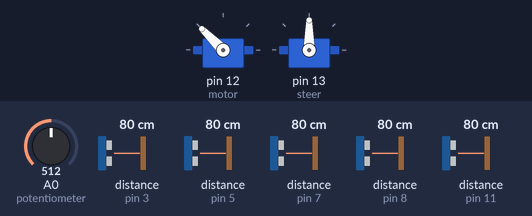
This sketch was run on a simulated Arduino Uno, built with avr-gcc and run on an emulated ATmega328P. On the bench: 2 × servo. Wiring (inferred from the names in the program): 5 × ultrasonic range finder: trigger pin 2, echo pin 3 / trigger pin 4, echo pin 5 / trigger pin 6, echo pin 7 / trigger pin 9, echo pin 8 / trigger pin 10, echo pin 11. Inputs (shaded band) come from the test bench; at power-on: distance to the obstacle (sensors on pin 3, pin 7, pin 5, pin 8, pin 11) 80 cm, A0 (potentiometer) = 512. The echo pulse lasts 58.3 µs per cm.

Above: at 1.7 s.
1.8 s: distance to the obstacle (sensor on pin 3) set to 12 cm
3.3 s: distance to the obstacle (sensor on pin 3) set to 9 cm
At 3.8 s:
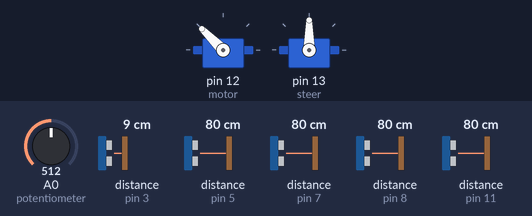
6.3 s: distance to the obstacle (sensor on pin 7) set to 8 cm
At 6.66 s:
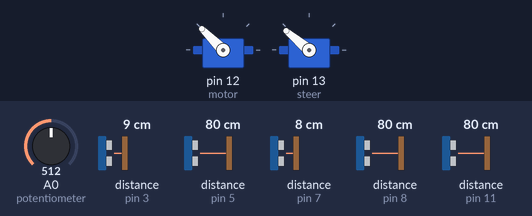
9.3 s: distance to the obstacle (sensor on pin 7) set to 5 cm
At 9.9 s:
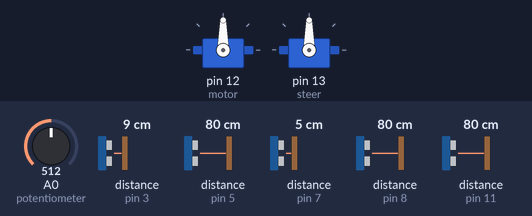
At 11.2 s:
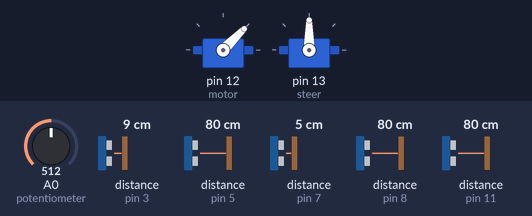
12.3 s: distance to the obstacle (sensor on pin 5) set to 2 cm
15.3 s: A0 (potentiometer) set to 716
Timing chart, 0 to 19.3 s (numbered marks = the images above; inputs shaded):
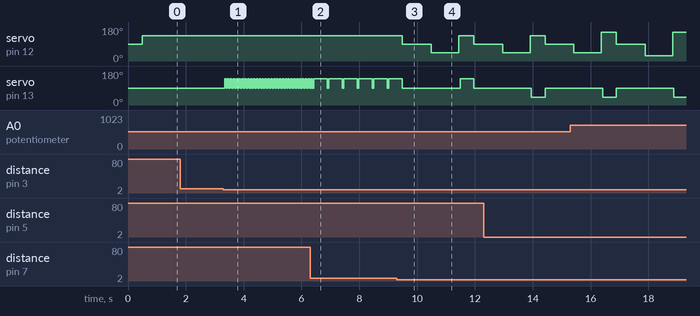

Measured:
- the behaviour switches between 11 and 10 cm on distance to the obstacle (sensor on pin 3) (found by bisection; images 0 and 1)
- the behaviour switches between 7 and 6 cm on distance to the obstacle (sensor on pin 7) (found by bisection; images 2 and 3)
- after the input at 1.8 s, every drawn part: stays the same
- after the input at 3.3 s, servo on pin 13 (steer): alternates 140° for 0.05 s and 90° for 0.05 s, starting at once
- after the input at 9.3 s, servo on pin 12 (motor): 135° → 90° after 0.19 s, → 45° 1.0 s later, → 135° 0.95 s later, → 90° 0.52 s later

The sketch:

sketch_nov01a.ino
```cpp
/*  Autonomous RC Car
 *  Code written by: Kyle Naumann - last edited 15 May 2018
 *
 *  A few things about this code:
 *  - You may notice that there are if/else statements stacked within each other. I did this to "double check" readings and prevent random turns due to odd readings.
 *  - I did my best to organize the variables below. The steering servo positions and sonar thresholds can be changed. The thresholds are in centimeters.
 *  - Pseudocode has been incldued to explain what some of the code does.
 *  - I have disabled debugging. This can be re-enabled by going to Edit > Find > Search for "//Serial" and replace with "Serial". Be sure to un-check "Ignore Case"
 *
 *  Feel free to modify any parts of this program.
 */

#include <Servo.h>

const int echo = 7;     //Pins for readFront() - Sonar on front
const int trig = 6;
const int echo2 = 5;    //Pins for readLeft() - Left side
const int trig2 = 4;
const int echo3 = 3;    //Pins for readRight() - Right side
const int trig3 = 2;
const int echo4 = 11;   //Pins for readFrontLeft() - Front left side
const int trig4 = 10;
const int echo5 = 8;    //Pins for readFrontRight() - Front right side
const int trig5 = 9;

int distance;          //Necessary vars for sonar readings, setting speeds, etc.
int distance2;
int distance3;
int distance4;
int distance5;

Servo motor;            //Create ESC drive motor 'motor' and steering servo 'steer'
Servo steer;

int speedRead;          //Vars necessary to control the speed of the motor via the ESC.
int speedRemap;
int forwardSpeed;
int reverseSpeed;
int speedCenter = 1500;

const int neutral = 90;           //Steering servo positions for straight, left turns, and right turns. These can be changed and are set in degrees.
const int steerRight = 40;
const int steerLeft = 140;

const int frontThreshold = 66;    //Thresholds for the different 'types' of sonar sensors -- front, front side, and side. These can be changed and are set in centimeters.
const int frontSideThreshold = 45;
const int sideThreshold = 10;


void setup() {
  //Serial.begin(9600);             //Begins //Serial Monitor for debugging
  pinMode(echo, INPUT);           //Configuring pins for sonar modules
  pinMode(trig, OUTPUT);
  pinMode(echo2, INPUT);
  pinMode(trig2, OUTPUT);
  pinMode(echo3, INPUT);
  pinMode(trig3, OUTPUT);
  pinMode(echo4, INPUT);
  pinMode(trig4, OUTPUT);
  pinMode(echo5, INPUT);
  pinMode(trig5, OUTPUT);
  motor.attach(12, 1000, 2000);           //Attaches motor to pin 12
  steer.attach(13);                       //Attaches steering servo to pin 13
  //Serial.println("MOTOR ATTACHED");       //Prints a message for debug
  delay(500);
  motor.writeMicroseconds(forwardSpeed);  //Starts the car moving forward
}

void readFront(unsigned long duration) {        //Function called to read in front of car
  digitalWrite(trig, LOW);
  delayMicroseconds(3);
  digitalWrite(trig, HIGH);
  delayMicroseconds(10);
  digitalWrite(trig, LOW);
  duration = pulseIn(echo, HIGH, 100000);
  distance = (duration / 2) / 29.1;
  return (distance);
}

void readLeft(unsigned long leftDuration) {    //Function called to read left side of car
  digitalWrite(trig2, LOW);
  delayMicroseconds(3);
  digitalWrite(trig2, HIGH);
  delayMicroseconds(10);
  digitalWrite(trig2, LOW);
  leftDuration = pulseIn(echo2, HIGH, 40000);
  distance2 = (leftDuration / 2) / 29.1;
  return (distance2);
}

void readRight(unsigned long rightDuration) {   //Function called to read right side of car
  digitalWrite(trig3, LOW);
  delayMicroseconds(3);
  digitalWrite(trig3, HIGH);
  delayMicroseconds(10);
  digitalWrite(trig3, LOW);
  rightDuration = pulseIn(echo3, HIGH, 40000);
  distance3 = (rightDuration / 2) / 29.1;
  return (distance3);
}

void readFrontLeft(unsigned long frontLeftDuration) {    //Function called to read front left of car
  digitalWrite(trig4, LOW);
  delayMicroseconds(3);
  digitalWrite(trig4, HIGH);
  delayMicroseconds(10);
  digitalWrite(trig4, LOW);
  frontLeftDuration = pulseIn(echo4, HIGH, 87500);
  distance4 = (frontLeftDuration / 2) / 29.1;
  return (distance4);
}

void readFrontRight(unsigned long frontRightDuration) { //Function called to read front right of car
  digitalWrite(trig5, LOW);
  delayMicroseconds(3);
  digitalWrite(trig5, HIGH);
  delayMicroseconds(10);
  digitalWrite(trig5, LOW);
  frontRightDuration = pulseIn(echo5, HIGH, 87500);
  distance5 = (frontRightDuration / 2) / 29.1;
  return (distance5);
}

void rightTurn() {              //Function called to execute a short, right turn to get away from a wall
  steer.write(steerRight);  //40 deg
  motor.writeMicroseconds(forwardSpeed); // dynamic speed (in loop)
  delay(50);
  steer.write(neutral);
  //Serial.println("RIGHT TURN");
}

void leftTurn() {               //Function called to execute a short, left turn to get away from a wall
  steer.write(steerLeft);
  motor.writeMicroseconds(forwardSpeed);
  delay(50);
  steer.write(neutral);
  //Serial.println("LEFT TURN");
}

void longLeftTurn() {           //Function called to execute a long, left turn when a wall is detected by the front sensor. Should be approximately 90 degrees.
  steer.write(steerLeft);
  motor.writeMicroseconds(forwardSpeed);
  delay(475);
  steer.write(neutral);
  //Serial.println("LONG LEFT");
}

void longRightTurn() {          //Function called to execute a long, right turn when a wall is detected by the front sensor. Should be approximately 90 degrees.
  steer.write(steerRight);
  motor.writeMicroseconds(forwardSpeed);
  delay(475);
  steer.write(neutral);
  //Serial.println("LONG RIGHT");
}

void frontLeftTurn() {          //Function called to execute a 45 degree right turn when the front left sensor is triggered.
  steer.write(steerLeft);
  motor.writeMicroseconds(forwardSpeed);
  delay(90);
  steer.write(neutral);
  //Serial.println("FRONT LEFT TURN");
}

void frontRightTurn() {         //Function called to execute a 45 degree right turn when the front left sensor is triggered.
  steer.write(steerRight);
  motor.writeMicroseconds(forwardSpeed);
  delay(90);
  steer.write(neutral);
  //Serial.println("FRONT RIGHT TURN");
}

void readSidesAndFront() {      //Function called to determine if any short or 45 degree turns are needed. I made this a separate function since this is called three times in the loop, and the code
  readFrontLeft(0);             //became unnecessarily long. It reads all of the sensors except the front sensor and determines whether or not any minor corrections are necessary.
  //Serial.print("Front Left: ");
  //Serial.println(distance4);
  delay(3);
  readFrontRight(0);
  //Serial.print("Front Right: ");
  //Serial.println(distance5);
  delay(3);
  readLeft(0);
  //Serial.print("Left: ");
  //Serial.println(distance2);
  delay(3);
  readRight(0);
  //Serial.print("Right: ");
  //Serial.println(distance3);
  if (distance3 < sideThreshold && distance3 != 0) {
    readLeft(0);
    //Serial.print("Left: ");
    //Serial.println(distance2);
    if (distance3 < sideThreshold && distance3 != 0) {
      readLeft(0);
      //Serial.print("Left: ");
      //Serial.println(distance2);
      if (distance3 < sideThreshold && distance3 != 0) {
        leftTurn();
      }
      else {
        motor.writeMicroseconds(forwardSpeed);
        steer.write(neutral);
      }
    }
    else {
      motor.writeMicroseconds(forwardSpeed);
      steer.write(neutral);
    }
  }
  else if (distance2 < sideThreshold && distance2 != 0) {
    readRight(0);
    //Serial.print("Right: ");
    //Serial.println(distance3);
    if (distance2 < sideThreshold && distance2 != 0) {
      readRight(0);
      //Serial.print("Right: ");
      //Serial.println(distance3);
      if (distance2 < sideThreshold && distance2 != 0) {
        rightTurn();
      }
      else {
        motor.writeMicroseconds(forwardSpeed);
        steer.write(neutral);
      }
    }
    else {
      motor.writeMicroseconds(forwardSpeed);
      steer.write(neutral);
    }
  }
  else if (distance5 <= 4 && distance5 != 0) {
    steer.write(steerRight);
    motor.writeMicroseconds(speedCenter);
    delay(1000);
    motor.writeMicroseconds(reverseSpeed);
    //Serial.println("Reversing");
    delay(950);
    motor.writeMicroseconds(speedCenter);
    steer.write(neutral);
  }
  else if (distance5 < frontSideThreshold && distance5 != 0) {
    readFrontRight(0);
    //Serial.print("Front Right: ");
    //Serial.println(distance5);
    if (distance5 < frontSideThreshold && distance5 != 0) {
      readFrontRight(0);
      //Serial.print("Front Right: ");
      //Serial.println(distance5);
      if (distance5 < frontSideThreshold && distance5 != 0) {
        frontLeftTurn();
      }
      else {
        motor.writeMicroseconds(forwardSpeed);
        steer.write(neutral);
      }
    }
    else {
      motor.writeMicroseconds(forwardSpeed);
      steer.write(neutral);
    }
  }
  else if (distance4 < 4 && distance4 != 0) {
    steer.write(steerLeft);
    motor.writeMicroseconds(speedCenter);
    delay(1000);
    motor.writeMicroseconds(reverseSpeed);
    //Serial.println("Reversing");
    delay(950);
    motor.writeMicroseconds(speedCenter);
    steer.write(neutral);
  }
  else if (distance4 < frontSideThreshold && distance4 != 0) {
    readFrontLeft(0);
    //Serial.print("Front Left: ");
    //Serial.println(distance4);
    if (distance4 < frontSideThreshold && distance4 != 0) {
      readFrontLeft(0);
      //Serial.print("Front Left: ");
      //Serial.println(distance4);
      if (distance4 < frontSideThreshold && distance4 != 0) {
        frontRightTurn();
      }
      else {
        motor.writeMicroseconds(forwardSpeed);
        steer.write(neutral);
      }
    }
    else {
      motor.writeMicroseconds(forwardSpeed);
      steer.write(neutral);
    }
  }
}
void loop() {
  speedRead = analogRead(A0);                   //Reads the potentiometer, remaps the values, and creates a forward and reverse speed that are both controlled by the potentiometer. This was
  speedRemap = map(speedRead, 0, 1023, 0, 500); //implemented to accommodate the car battery discharging, since you can write a higher signal to a lower power battery to get the same speed
  forwardSpeed = speedCenter + speedRemap;      //as a lower signal with a higher power battery.
  reverseSpeed = speedCenter - speedRemap;
  //Serial.print("Forward Speed: ");
  //Serial.println(forwardSpeed);
  //Serial.print("Reverse Speed: ");
  //Serial.println(reverseSpeed);
  steer.write(neutral);
  motor.writeMicroseconds(forwardSpeed);
  digitalWrite(trig, LOW);
  digitalWrite(trig2, LOW);
  digitalWrite(trig3, LOW);
  digitalWrite(trig4, LOW);
  digitalWrite(trig5, LOW);
  readFront(0);
  //Serial.print("Forward Reading: ");    //Here is an example of the stacked if/else statements I mentioned before. I had issues with the car randomly turning even when no object was present.
  //Serial.println(distance);             //This was due to noise in the sonar readings. Here, the four if statements within each other essentially quadruple check to make sure that an obstacle
  delay(8);                             //is present before turning. This has a negligible impact on reading performance, and I used a similar structure for the readSidesAndFront() function above.
  if (distance < frontThreshold && distance != 0) {
    readFront(0);
    //Serial.print("Forward Reading: ");
    //Serial.println(distance);
    delay(8);
    if (distance < frontThreshold && distance != 0) {
      readFront(0);
      //Serial.print("Forward Reading: ");
      //Serial.println(distance);
      delay(8);
      if (distance < frontThreshold && distance != 0) {
        readFront(0);
        //Serial.print("Forward Reading: ");
        //Serial.println(distance);
        delay(8);
        if (distance > frontThreshold || distance == 0) {
          motor.writeMicroseconds(forwardSpeed);
          steer.write(neutral);
        }
        else {            //Here is the code for the passage of the quadruple check, indicating an obstacle. Below, the car reads the two sides and decides which one has more room. If one sensor
          readRight(0);   //returns an error (0), the car turns in that direction due to errors being returned for wide open spaces.
          readLeft(0);
          if (distance2 > distance3 && distance2 != 0) {
            longLeftTurn();
          }
          else if (distance3 > distance2 && distance3 != 0) {
            longRightTurn();
          }
          else if (distance2 == 0) {
            longLeftTurn();
          }
          else if (distance3 == 0) {
            longRightTurn();
          }
          readFront(0);                         //Code for backing up. If the front sonar is too close to the wall (less than 5cm), the car will pause, then back up and carry on with normal function.
          if (distance <= 5 && distance != 0) {
            motor.writeMicroseconds(speedCenter);
            delay(1000);
            motor.writeMicroseconds(reverseSpeed);
            //Serial.println("Reversing");
            delay(950);
            motor.writeMicroseconds(speedCenter);
            steer.write(neutral);
          }
        }
      }
      else {
        readSidesAndFront();    //Here, if the multiple checks for a wall in front fail at any point, the car reads the rest of the sensors for minor adjustments. It calls the function mentioned above.
      }
    }
    else {
      readSidesAndFront();
    }
  }
  else {
    readSidesAndFront();
  }
}
```
